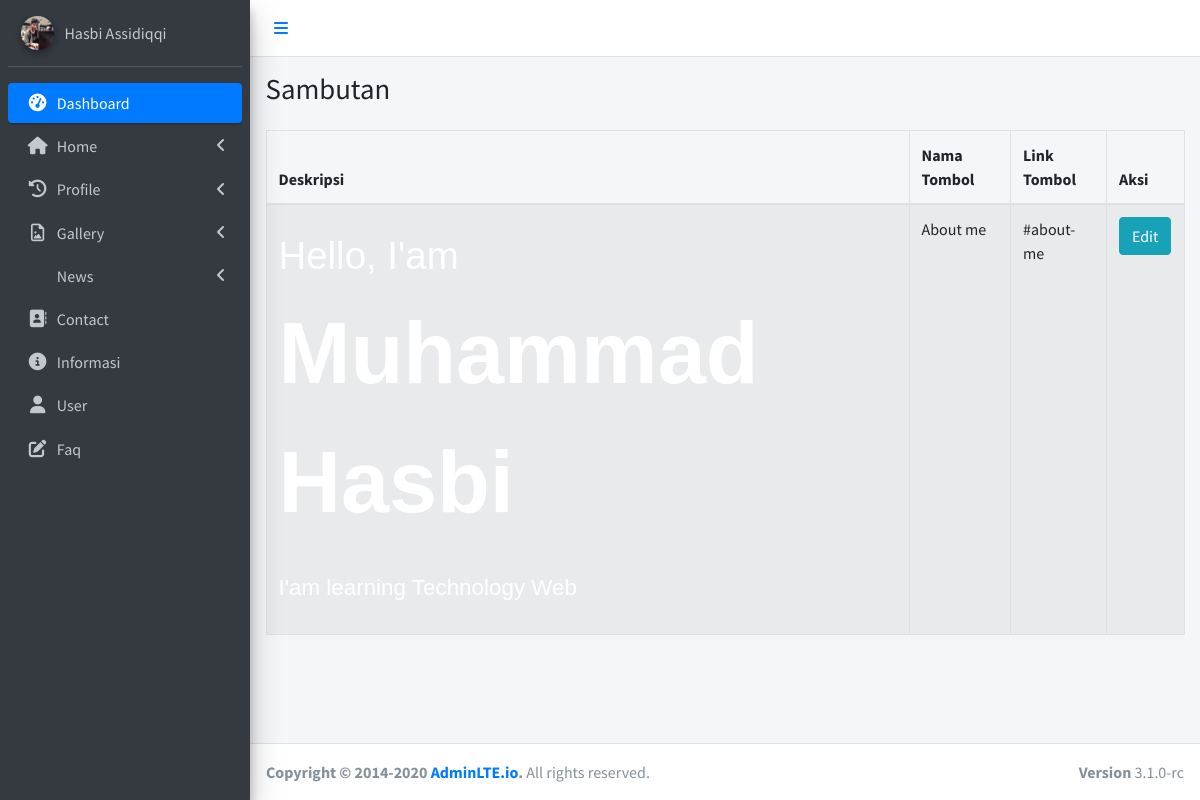
Page /admin/jumbotron.php on the committed database.
### tables this page shows
CREATE TABLE `jumbotron` (
  `id` int(11) NOT NULL,
  `deskripsi` text NOT NULL,
  `name_button` varchar(225) NOT NULL,
  `link_button` varchar(255) NOT NULL
);

### admin/jumbotron.php (the view, shortened to what this page needs)
<!DOCTYPE html>
<html lang="en">
<head>
    <?php require_once 'link.php'; ?>
</head>
<body class="hold-transition sidebar-mini layout-fixed">
    <div class="wrapper">
        <?php include 'header.php'; ?>
        <aside class="main-sidebar sidebar-dark-primary elevation-4">
            <div class="sidebar">
                <div class="user-panel mt-3 pb-3 mb-3 d-flex">
                    <div class="image">
                        <img src="images/profile.png" class="img-circle elevation-2" alt="User Image">
                    </div>
                    <div class="info">
                        <a href="#" class="d-block">Hasbi Assidiqqi</a>
                    </div>
                </div>
                <nav class="mt-2">
                    <ul class="nav nav-pills nav-sidebar flex-column" data-widget="treeview" role="menu"
                        data-accordion="false">
                        <li class="nav-item menu-open">
                            <a href="index.php" class="nav-link active">
                                <i class="nav-icon fas fa-tachometer-alt"></i>
                                <p>
                                    Dashboard
                                </p>
                            </a>
                        </li>
                        <li class="nav-item">
                            <a href="#" class="nav-link">
                                <i class="nav-icon fas fa-home"></i>
                                <p>
                                    Home
                                    <i class="fas fa-angle-left right"></i>
                                </p>
                            </a>
                        </li>
                        <li class="nav-item">
                            <a href="#" class="nav-link">
                                <i class="nav-icon fas fa-history"></i>
                                <p>
                                    Profile
                                    <i class="right fas fa-angle-left"></i>
                                </p>
                            </a>
                        </li>
                        <li class="nav-item">
                            <a href="#" class="nav-link">
                                <i class="nav-icon fa fa-file-image-o"></i>
                                <p>
                                    Gallery
                                    <i class="fas fa-angle-left right"></i>
                                </p>
                            </a>
                        </li>
                        <li class="nav-item">
                            <a href="news.php" class="nav-link">
                                <p>
                                    News
                                    <i class="fas fa-angle-left right"></i>
                                </p>
                            </a>
                        </li>
                        <li class="nav-item">
                            <a href="contact.php" class="nav-link">
                                <i class="nav-icon fas fa-address-book"></i>
                                <p>
                                    Contact
                                </p>
                            </a>
                        </li>
                        <li class="nav-item">
                            <a href="information.php" class="nav-link">
                                <i class="nav-icon fas fa fa-info-circle"></i>
                                <p>
                                    Informasi
                                </p>
                            </a>
                        </li>
                        <li class="nav-item">
                            <a href="user.php" class="nav-link">
                                <i class="nav-icon fas fa-user"></i>
                                <p>
                                    User
                                </p>
                            </a>
                        </li>
                        <li class="nav-item">
                            <a href="faq.php" class="nav-link">
                                <i class="nav-icon fas fa-edit"></i>
                                <p>
                                    Faq
                                </p>
                            </a>
                        </li>
                    </ul>
                </nav>
            </div>
        </aside>
        <div class="content-wrapper">
            <div class="content-header">
                <div class="container-fluid">
                    <div class="row mb-2">
                        <div class="col-sm-6">
                            <h1 class="m-0">Sambutan</h1>
                        </div>
                    </div>
                </div>
            </div>
            <section class="content">
                <div class="container-fluid">
                    <div class="row">
                        <div class="col-md-12">
                            <div class="panel-body">
                                <div class="table-responsive">
                                    <table class="table table-striped table-bordered table-hover">
                                        <thead>
                                            <tr>
                                                <th>Deskripsi</th>
                                                <th>Nama Tombol</th>
                                                <th>Link Tombol</th>
                                                <th>Aksi</th>
                                            </tr>
                                        </thead>
                                        <tbody>
                                            <?php
                                        $koneksi = koneksiUts();
                                        $data = mysqli_query($koneksi, "SELECT * FROM jumbotron ORDER BY id ASC");
                                        while ($row = mysqli_fetch_array($data)){
                                        ?>
                                            <tr>
                                                <td><?= $row['deskripsi'];?></td>
                                                <td><?= $row['name_button'];?></td>
                                                <td><?= $row['link_button'];?></td>
                                                <td>
                                                    <a href="update-jumbotron.php?&id=<?= $row["id"]; ?>"
                                                        class="btn btn-info">Edit</a>
                                                </td>
                                            </tr>
                                            <?php $i++;
                                            }
                                            ?>
                                        </tbody>
                                    </table>
                                </div>
                            </div>
                        </div>
                    </div>
                </div>
            </section>
        </div>
        <?php include 'footer.php'; ?>
    </div>
</body>
</html>

### rows in the picture
jumbotron: deskripsi "Hello, I'am Muhammad Hasbi I'am learning Technology Web", name_button "About me", link_button "#about-me"
